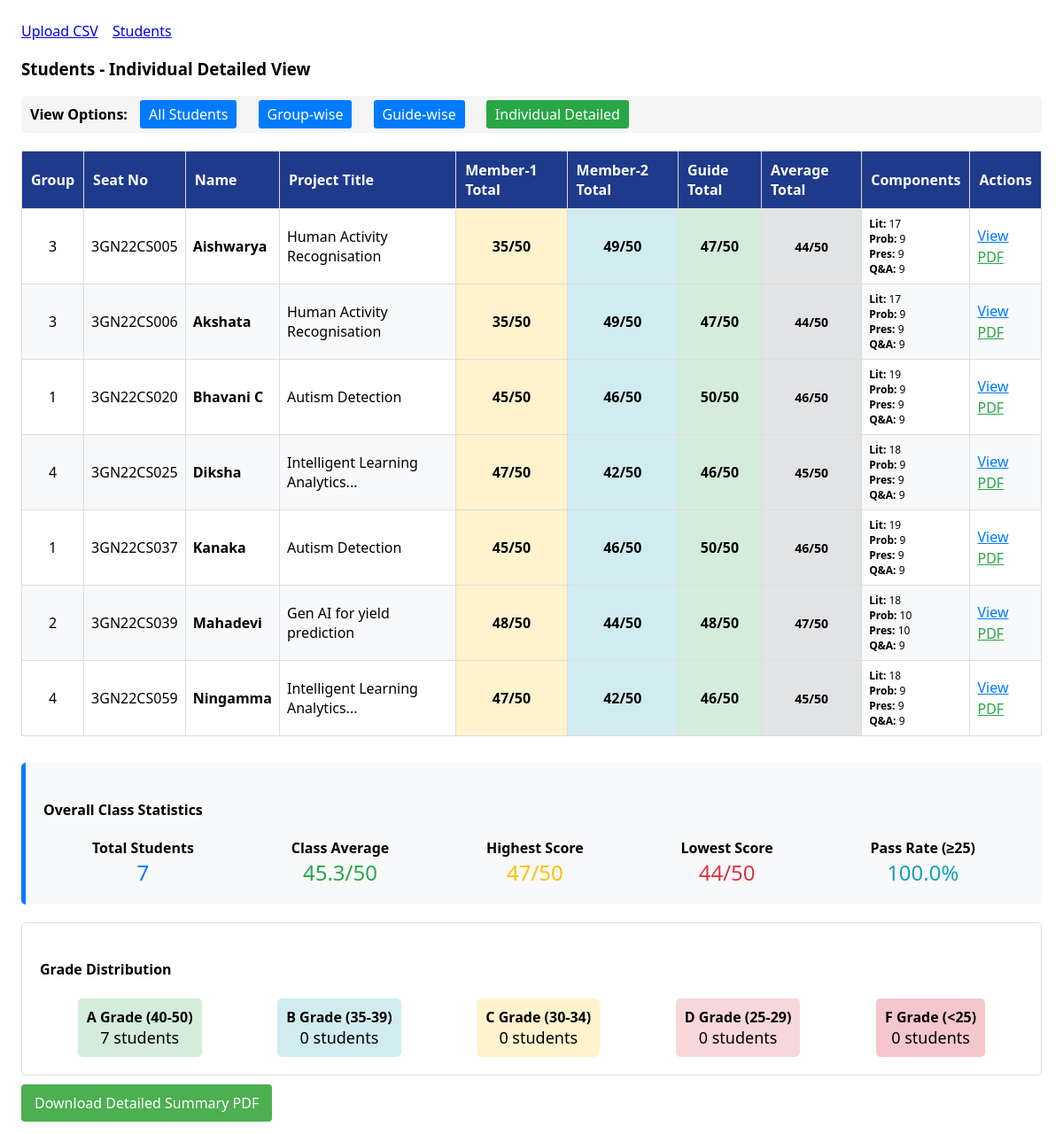
The app's page /students/individual with its own data.
### models.py (models this page shows)
class Student(db.Model):
    id = db.Column(db.Integer, primary_key=True)
    group_no = db.Column(db.String(50))
    project_title = db.Column(db.String(255))
    project_guide = db.Column(db.String(128))
    seat_no = db.Column(db.String(64), nullable=False, index=True)
    name = db.Column(db.String(128), nullable=False)
    evaluations = db.relationship("Evaluation", backref="student", lazy=True, cascade="all, delete-orphan")

class Evaluation(db.Model):
    __table_args__ = (
        db.UniqueConstraint('student_id', 'review_no', name='uq_eval_student_review'),
    )
    id = db.Column(db.Integer, primary_key=True)
    review_no = db.Column(db.Integer, default=1, nullable=False)
    total_marks = db.Column(db.Integer, nullable=False)
    literature_survey = db.Column(db.Integer, nullable=False)
    problem_identification = db.Column(db.Integer, nullable=False)
    presentation = db.Column(db.Integer, nullable=False)
    question_answer = db.Column(db.Integer, nullable=False)
    member1_literature = db.Column(db.Integer, nullable=True)
    member1_problem = db.Column(db.Integer, nullable=True)
    member1_presentation = db.Column(db.Integer, nullable=True)
    member1_qa = db.Column(db.Integer, nullable=True)
    member2_literature = db.Column(db.Integer, nullable=True)
    member2_problem = db.Column(db.Integer, nullable=True)
    member2_presentation = db.Column(db.Integer, nullable=True)
    member2_qa = db.Column(db.Integer, nullable=True)
    guide_literature = db.Column(db.Integer, nullable=True)
    guide_problem = db.Column(db.Integer, nullable=True)
    guide_presentation = db.Column(db.Integer, nullable=True)
    guide_qa = db.Column(db.Integer, nullable=True)
    student_id = db.Column(db.Integer, db.ForeignKey("student.id"), nullable=False)

### app.py (the view)
    @app.route("/students/individual")
    def students_individual():
        students = Student.query.order_by(Student.name).all()
        data = []
        for s in students:
            ev = sorted(s.evaluations, key=lambda e: (e.review_no, e.id))[-1] if s.evaluations else None
            if ev:
                individual_data = {
                    'student': s,
                    'evaluation': ev,
                    'member1_total': (ev.member1_literature or 0) + (ev.member1_problem or 0) +
                                   (ev.member1_presentation or 0) + (ev.member1_qa or 0),
                    'member2_total': (ev.member2_literature or 0) + (ev.member2_problem or 0) +
                                   (ev.member2_presentation or 0) + (ev.member2_qa or 0),
                    'guide_total': (ev.guide_literature or 0) + (ev.guide_problem or 0) +
                                  (ev.guide_presentation or 0) + (ev.guide_qa or 0),
                }
                data.append(individual_data)
        return render_template("students_individual.html", students_data=data)

### templates/students_individual.html
{% extends "base.html" %}
{% block content %}
<h3>Students - Individual Detailed View</h3>
<div class="view-options" style="margin: 15px 0; padding: 10px; background: #f5f5f5; border-radius: 5px;">
    <strong>View Options:</strong>
    <a href="{{ url_for('list_students') }}" style="margin: 0 10px; padding: 5px 10px; background: #007bff; color: white; text-decoration: none; border-radius: 3px;">All Students</a>
    <a href="{{ url_for('students_groupwise') }}" style="margin: 0 10px; padding: 5px 10px; background: #007bff; color: white; text-decoration: none; border-radius: 3px;">Group-wise</a>
    <a href="{{ url_for('students_guidewise') }}" style="margin: 0 10px; padding: 5px 10px; background: #007bff; color: white; text-decoration: none; border-radius: 3px;">Guide-wise</a>
    <span style="margin: 0 10px; padding: 5px 10px; background: #28a745; color: white; border-radius: 3px;">Individual Detailed</span>
</div>
<table style="width: 100%; border-collapse: collapse; margin-top: 20px;">
    <thead>
        <tr style="background: #1e3a8a !important; color: white !important; font-weight: bold;">
            <th style="border: 1px solid #ddd; padding: 10px; background: #1e3a8a !important; color: white !important;">Group</th>
            <th style="border: 1px solid #ddd; padding: 10px; background: #1e3a8a !important; color: white !important;">Seat No</th>
            <th style="border: 1px solid #ddd; padding: 10px; background: #1e3a8a !important; color: white !important;">Name</th>
            <th style="border: 1px solid #ddd; padding: 10px; background: #1e3a8a !important; color: white !important;">Project Title</th>
            <th style="border: 1px solid #ddd; padding: 10px; background: #1e3a8a !important; color: white !important;">Member-1 Total</th>
            <th style="border: 1px solid #ddd; padding: 10px; background: #1e3a8a !important; color: white !important;">Member-2 Total</th>
            <th style="border: 1px solid #ddd; padding: 10px; background: #1e3a8a !important; color: white !important;">Guide Total</th>
            <th style="border: 1px solid #ddd; padding: 10px; background: #1e3a8a !important; color: white !important;">Average Total</th>
            <th style="border: 1px solid #ddd; padding: 10px; background: #1e3a8a !important; color: white !important;">Components</th>
            <th style="border: 1px solid #ddd; padding: 10px; background: #1e3a8a !important; color: white !important;">Actions</th>
        </tr>
    </thead>
    <tbody>
        {% for data in students_data %}
        {% set student = data.student %}
        {% set ev = data.evaluation %}
        <tr style="{% if loop.index % 2 == 0 %}background: #f8f9fa;{% endif %}">
            <td style="border: 1px solid #ddd; padding: 8px; text-align: center;">{{ student.group_no or '-' }}</td>
            <td style="border: 1px solid #ddd; padding: 8px; text-align: center;">{{ student.seat_no }}</td>
            <td style="border: 1px solid #ddd; padding: 8px; font-weight: bold;">{{ student.name }}</td>
            <td style="border: 1px solid #ddd; padding: 8px;">
                {% if student.project_title and student.project_title|length > 30 %}
                    <span title="{{ student.project_title }}">{{ student.project_title[:30] }}...</span>
                {% else %}
                    {{ student.project_title or '-' }}
                {% endif %}
            </td>
            <td style="border: 1px solid #ddd; padding: 8px; text-align: center; background: #fff3cd;">
                <strong>{{ data.member1_total }}/50</strong>
            </td>
            <td style="border: 1px solid #ddd; padding: 8px; text-align: center; background: #d1ecf1;">
                <strong>{{ data.member2_total }}/50</strong>
            </td>
            <td style="border: 1px solid #ddd; padding: 8px; text-align: center; background: #d4edda;">
                <strong>{{ data.guide_total }}/50</strong>
            </td>
            <td style="border: 1px solid #ddd; padding: 8px; text-align: center; background: #e2e3e5; font-weight: bold; font-size: 14px;">
                {{ ev.total_marks }}/50
            </td>
            <td style="border: 1px solid #ddd; padding: 8px; font-size: 12px;">
                <strong>Lit:</strong> {{ ev.literature_survey }}<br>
                <strong>Prob:</strong> {{ ev.problem_identification }}<br>
                <strong>Pres:</strong> {{ ev.presentation }}<br>
                <strong>Q&A:</strong> {{ ev.question_answer }}
            </td>
            <td style="border: 1px solid #ddd; padding: 8px;">
                <a href="{{ url_for('student_detail', student_id=student.id) }}" style="color: #007bff; display: block; margin: 2px 0;">View</a>
                <a href="{{ url_for('download_review1', student_id=student.id) }}" style="color: #28a745; display: block; margin: 2px 0;">PDF</a>
            </td>
        </tr>
        {% endfor %}
    </tbody>
</table>
<div class="overall-stats" style="margin-top: 30px; padding: 20px; background: #f8f9fa; border-radius: 5px; border-left: 5px solid #007bff;">
    <h4>Overall Class Statistics</h4>
    {% set total_students = students_data|length %}
    {% set total_marks = students_data|sum(attribute='evaluation.total_marks') %}
    {% set avg_marks = total_marks / total_students %}
    {% set max_marks = students_data|max(attribute='evaluation.total_marks') %}
    {% set min_marks = students_data|min(attribute='evaluation.total_marks') %}
    <div style="display: flex; justify-content: space-around; margin-top: 15px;">
        <div style="text-align: center;">
            <strong>Total Students</strong><br>
            <span style="font-size: 24px; color: #007bff;">{{ total_students }}</span>
        </div>
        <div style="text-align: center;">
            <strong>Class Average</strong><br>
            <span style="font-size: 24px; color: #28a745;">{{ "%.1f"|format(avg_marks) }}/50</span>
        </div>
        <div style="text-align: center;">
            <strong>Highest Score</strong><br>
            <span style="font-size: 24px; color: #ffc107;">{{ max_marks.evaluation.total_marks }}/50</span>
        </div>
        <div style="text-align: center;">
            <strong>Lowest Score</strong><br>
            <span style="font-size: 24px; color: #dc3545;">{{ min_marks.evaluation.total_marks }}/50</span>
        </div>
        <div style="text-align: center;">
            <strong>Pass Rate (≥25)</strong><br>
            {% set pass_count = students_data|selectattr('evaluation.total_marks', '>=', 25)|list|length %}
            <span style="font-size: 24px; color: #17a2b8;">{{ "%.1f"|format((pass_count/total_students)*100) }}%</span>
        </div>
    </div>
</div>
<div class="grade-distribution" style="margin-top: 20px; padding: 20px; background: #fff; border: 1px solid #ddd; border-radius: 5px;">
    <h4>Grade Distribution</h4>
    {% set grade_a = students_data|selectattr('evaluation.total_marks', '>=', 40)|list|length %}
    {% set grade_b = students_data|selectattr('evaluation.total_marks', '>=', 35)|selectattr('evaluation.total_marks', '<', 40)|list|length %}
    {% set grade_c = students_data|selectattr('evaluation.total_marks', '>=', 30)|selectattr('evaluation.total_marks', '<', 35)|list|length %}
    {% set grade_d = students_data|selectattr('evaluation.total_marks', '>=', 25)|selectattr('evaluation.total_marks', '<', 30)|list|length %}
    {% set grade_f = students_data|selectattr('evaluation.total_marks', '<', 25)|list|length %}
    <div style="display: flex; justify-content: space-around; margin-top: 15px;">
        <div style="text-align: center; padding: 10px; background: #d4edda; border-radius: 5px;">
            <strong>A Grade (40-50)</strong><br>
            <span style="font-size: 18px;">{{ grade_a }} students</span>
        </div>
        <div style="text-align: center; padding: 10px; background: #d1ecf1; border-radius: 5px;">
            <strong>B Grade (35-39)</strong><br>
            <span style="font-size: 18px;">{{ grade_b }} students</span>
        </div>
        <div style="text-align: center; padding: 10px; background: #fff3cd; border-radius: 5px;">
            <strong>C Grade (30-34)</strong><br>
            <span style="font-size: 18px;">{{ grade_c }} students</span>
        </div>
        <div style="text-align: center; padding: 10px; background: #f8d7da; border-radius: 5px;">
            <strong>D Grade (25-29)</strong><br>
            <span style="font-size: 18px;">{{ grade_d }} students</span>
        </div>
        <div style="text-align: center; padding: 10px; background: #f5c6cb; border-radius: 5px;">
            <strong>F Grade (<25)</strong><br>
            <span style="font-size: 18px;">{{ grade_f }} students</span>
        </div>
    </div>
</div>
<p style="margin-top: 20px;">
    <a href="{{ url_for('download_summary_pdf') }}" style="background-color: #4CAF50; color: white; padding: 10px 15px; text-decoration: none; border-radius: 4px;">
        Download Detailed Summary PDF
    </a>
</p>
{% endblock %}

### templates/base.html (style rules this page uses)
body { font-family: system-ui, Arial, sans-serif; margin: 24px; }
table { border-collapse: collapse; width: 100%; }
th, td { border: 1px solid #ddd; padding: 8px; }
th { background: #f5f5f5; text-align: left; }

### records on screen
Student: group_no "3", seat_no "3GN22CS005", name "Aishwarya", project_title "Human Activity Recognisation"
Evaluation: total_marks "44", literature_survey "17", problem_identification "9", presentation "9", question_answer "9", evaluation.total_marks "44"
Student: group_no "3", seat_no "3GN22CS006", name "Akshata", project_title "Human Activity Recognisation"
Evaluation: total_marks "44", literature_survey "17", problem_identification "9", presentation "9", question_answer "9"
Student: group_no "1", seat_no "3GN22CS020", name "Bhavani C", project_title "Autism Detection"
Evaluation: total_marks "46", literature_survey "19", problem_identification "9", presentation "9", question_answer "9"
Student: group_no "4", seat_no "3GN22CS025", name "Diksha", project_title "Intelligent Learning Analytics"
Evaluation: total_marks "45", literature_survey "18", problem_identification "9", presentation "9", question_answer "9"
Student: group_no "1", seat_no "3GN22CS037", name "Kanaka", project_title "Autism Detection"
Evaluation: total_marks "46", literature_survey "19", problem_identification "9", presentation "9", question_answer "9"
Student: group_no "2", seat_no "3GN22CS039", name "Mahadevi", project_title "Gen AI for yield prediction"
Evaluation: total_marks "47", literature_survey "18", problem_identification "10", presentation "10", question_answer "9", evaluation.total_marks "47"
Student: group_no "4", seat_no "3GN22CS059", name "Ningamma", project_title "Intelligent Learning Analytics"
Evaluation: total_marks "45", literature_survey "18", problem_identification "9", presentation "9", question_answer "9"

### other values on screen
{{ data.member1_total }} "35" "35" "45" "47" "45" "48" "47"
{{ data.member2_total }} "49" "49" "46" "42" "46" "44" "42"
{{ data.guide_total }} "47" "47" "50" "46" "50" "48" "46"
{{ total_students }} "7"
{{ "%.1f"|format(avg_marks) }} "45.3"
{{ "%.1f"|format((pass_count/total_students)*100) }} "100.0"
{{ grade_a }} "7"
{{ grade_b }} "0"
{{ grade_c }} "0"
{{ grade_d }} "0"
{{ grade_f }} "0"
